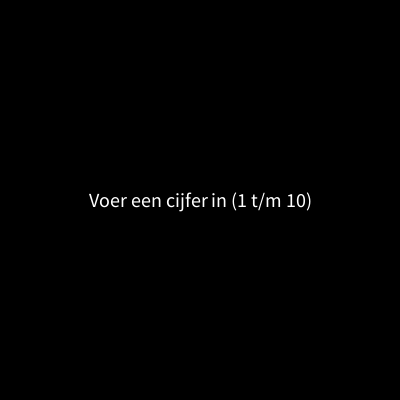
Frame 1 (no input)
Frame 60 (the mouse pressed at the canvas centre just before this capture): identical to frame 1, image omitted
Frame 120 (the mouse held since frame 60 and released just before this capture): identical to frame 1, image omitted

The Processing sketch that drew this single still picture (run headless with seeded random() and noise(); from frame 60 on, the mouse is pressed at the canvas centre):

// Processing sketch: Opdracht_7_5
// ── Opdracht_7_5.pde
int inputCijfer = -1; 

void setup() {
  size(400, 400);
  textSize(20);
  textAlign(CENTER, CENTER);
}

void draw() {
  background(0);
  if (inputCijfer != -1) {
    String beoordeling = beoordeelCijfer(inputCijfer);
    text(beoordeling, width / 2, height / 2);
  } else {
    text("Voer een cijfer in (1 t/m 10)", width / 2, height / 2);
  }
}

void keyPressed() {
  
  if (key >= '0' && key <= '9') {
    inputCijfer = key - '0';
  }
  
  if (key == '1' && key == '0') {
    inputCijfer = 10;
  }
}

// Functie om het cijfer te beoordelen
String beoordeelCijfer(int cijfer) {
  switch (cijfer) {
    case 1:
    case 2:
    case 3:
      return "Slecht";
    case 4:
      return "Onvoldoende";
    case 5:
      return "Matig";
    case 6:
    case 7:
      return "Voldoende";
    case 8:
    case 9:
    case 10:
      return "Goed";
    default:
      return "Verkeerd cijfer ingevoerd!";
  }
}
